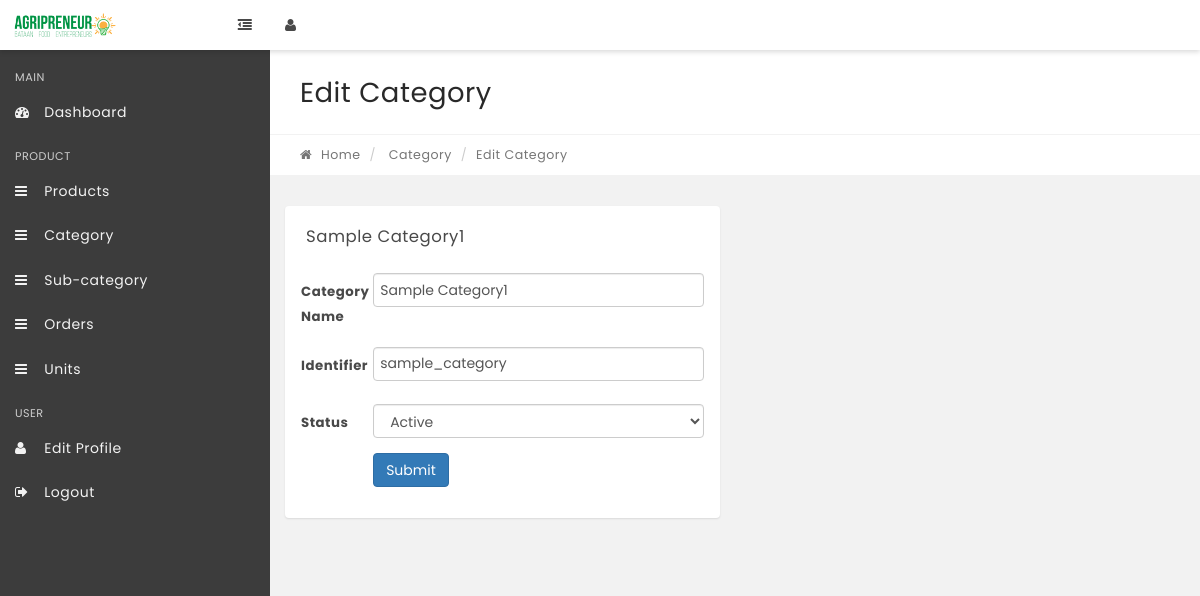
The app's page /admin/category/edit/1 with its own data.
### tables this page shows
CREATE TABLE `tbl_category` (
  `category_id` int(11) NOT NULL,
  `category_name` varchar(255) NOT NULL,
  `category_identifier` varchar(255) NOT NULL,
  `category_status` int(11) NOT NULL,
  `timestamp_created` timestamp NOT NULL DEFAULT CURRENT_TIMESTAMP,
  `timestamp_update` timestamp NOT NULL DEFAULT '0000-00-00 00:00:00' ON UPDATE CURRENT_TIMESTAMP
);

### application/libraries/Template.php (called while the page is built, shortened)
<?php
class Template {
    var $use_template = '';
    var $use_template_file = '';
    var $template_data = array();
	var $CI;
	function __construct(){
		$this->CI =& get_instance();
	}
	function set_title($title){
		$this->template_data['title'] = $title;
	}
	function set_additional_css($css_set){
        $this->template_data['additional_css'] = $css_set;
    }
    function set_additional_js($js_set){
        $this->template_data['add_js'] = $js_set;
    }
    public function set_template($name,$file="template"){
        $this->use_template = $name;
        $this->use_template_file = $file;
    }
    public function load_sub($key,$value){
        if(is_array($key)){
            $this->template_data = $key;
        }else{
            $this->template_data[$key] = $value;
        }
    }
    public function load($path){
        $content = $this->CI->load->view($path,$this->template_data,true);
        $this->template_data["content"] = $content;
        $template_path = $this->use_template . "/" . $this->use_template_file;
        $this->CI->load->view("templates/".$template_path,$this->template_data);
    }
}

### application/controllers/Admin.php (called while the page is built, shortened)
<?php
class Admin extends CI_Controller {
    function __construct(){
        $styles = array(
		);
		$js = array(
            'assets/user/js/login.js',
            'assets/user/js/user.js',
            'assets/user/js/admin.js',
		);
		$this->template->set_additional_css($styles);
		$this->template->set_additional_js($js);
        $this->template->set_title('Admin - Dashboard');
        $this->template->set_template('admin');
    }
    function category_edit($id)
    {
        $this->template->load_sub('user', $this->user_model->get_user_data($this->session->userdata('id')));
        $this->template->load_sub('category', $this->category_model->get_category_info($id));
        $this->template->load('admin/edit_category');
    }
}

### index.php (called while the page is built, shortened)
<?php
require_once BASEPATH.'core/CodeIgniter.php';

### application/models/Category_model.php (called while the page is built, shortened)
<?php
class Category_model extends CI_Model {
    function get_category_info($id)
    {
        $this->db->select('*');
        $this->db->from('tbl_category');
        $this->db->where('category_id', $id);
        $query = $this->db->get();
        if($query->num_rows()){
			return $query->row();
		}
		return [];
    }
}

### application/views/admin/edit_category.php (the view, shortened to what this page needs)
<div class="row page-title-div">
	<div class="col-md-6">
		<h2 class="title">Edit Category</h2>
	</div>
	<div class="col-md-6 right-side">
	</div>
</div>
<div class="row breadcrumb-div">
	<div class="col-md-6">
		<ul class="breadcrumb">
			<li>
				<a href="<?php echo base_url();?>/admin">
					<i class="fa fa-home"></i> Home</a>
			</li>
			<li>
				<a href="<?php echo base_url();?>admin/category">Category</a>
			</li>
			<li class="active">Edit Category</li>
		</ul>
	</div>
</div>
<section class="section">
	<div class="row">
		<div class="col-md-6">
			<div class="panel">
				<div class="panel-heading">
					<div class="panel-title">
						<h5><?php echo ucfirst($category->category_name);?></h5>
					</div>
				</div>
				<div class="panel-body">
					<form class="form-horizontal" id="edit_category">
						<div class="form-group">
							<label for="category_name" class="col-sm-2 control-label">Category Name</label>
							<div class="col-sm-10">
								<input type="text" class="form-control" id="category_name" name ="category_name"  value="<?php echo $category->category_name;?>">
							</div>
						</div>
						<div class="form-group">
							<label for="category_identifier" class="col-sm-2 control-label">Identifier</label>
							<div class="col-sm-10">
								<input type="text" class="form-control" id="category_identifier" name="category_identifier" value="<?php echo $category->category_identifier;?>">
							</div>
						</div>
						<div class="form-group">
							<label for="status" class="col-sm-2 control-label">Status</label>
							<div class="col-sm-10">
                                <select class="form-control" name="status" id="status">
                                    <option value="1" <?php if($category->category_status == 1){echo 'selected';} ?>>Active</option>
                                </select>
							</div>
						</div>
						<div class="form-group">
							<div class="col-sm-offset-2 col-sm-10">
								<button type="submit" class="btn btn-primary">Submit</button>
							</div>
						</div>
					</form>
				</div>
			</div>
		</div>
	</div>
</section>

### records on screen
tbl_category: category_name "Sample Category1", category_identifier "sample_category", status "Active"
